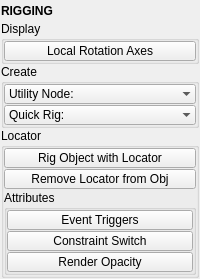
<?xml version="1.0" encoding="UTF-8"?>
<ui version="4.0">
 <class>QtUi</class>
 <widget class="QMainWindow" name="QtUi">
  <property name="enabled">
   <bool>true</bool>
  </property>
  <property name="geometry">
   <rect>
    <x>0</x>
    <y>0</y>
    <width>200</width>
    <height>267</height>
   </rect>
  </property>
  <property name="toolTip">
   <string>Global Display Scale:  Joints</string>
  </property>
  <property name="tabShape">
   <enum>QTabWidget::Triangular</enum>
  </property>
  <property name="dockNestingEnabled">
   <bool>true</bool>
  </property>
  <property name="dockOptions">
   <set>QMainWindow::AllowNestedDocks|QMainWindow::AllowTabbedDocks|QMainWindow::AnimatedDocks|QMainWindow::ForceTabbedDocks</set>
  </property>
  <widget class="QWidget" name="central_widget">
   <property name="minimumSize">
    <size>
     <width>200</width>
     <height>0</height>
    </size>
   </property>
   <layout class="QVBoxLayout" name="verticalLayout_2">
    <property name="leftMargin">
     <number>1</number>
    </property>
    <property name="topMargin">
     <number>1</number>
    </property>
    <property name="rightMargin">
     <number>1</number>
    </property>
    <property name="bottomMargin">
     <number>1</number>
    </property>
    <item>
     <layout class="QVBoxLayout" name="verticalLayout">
      <property name="spacing">
       <number>0</number>
      </property>
      <item>
       <widget class="Header" name="header">
        <property name="minimumSize">
         <size>
          <width>0</width>
          <height>20</height>
         </size>
        </property>
        <property name="maximumSize">
         <size>
          <width>16777215</width>
          <height>20</height>
         </size>
        </property>
        <property name="font">
         <font>
          <weight>75</weight>
          <bold>true</bold>
         </font>
        </property>
        <property name="text">
         <string>RIGGING</string>
        </property>
       </widget>
      </item>
      <item>
       <widget class="QGroupBox" name="display">
        <property name="title">
         <string>Display</string>
        </property>
        <layout class="QVBoxLayout" name="verticalLayout_4">
         <property name="spacing">
          <number>1</number>
         </property>
         <property name="leftMargin">
          <number>0</number>
         </property>
         <property name="topMargin">
          <number>0</number>
         </property>
         <property name="rightMargin">
          <number>0</number>
         </property>
         <property name="bottomMargin">
          <number>0</number>
         </property>
         <item>
          <widget class="PushButton" name="tb000">
           <property name="minimumSize">
            <size>
             <width>0</width>
             <height>20</height>
            </size>
           </property>
           <property name="maximumSize">
            <size>
             <width>16777215</width>
             <height>20</height>
            </size>
           </property>
           <property name="toolTip">
            <string>Toggle local rotation axis visiblitiy for all joint objects.</string>
           </property>
           <property name="text">
            <string>Local Rotation Axes</string>
           </property>
           <property name="checkable">
            <bool>false</bool>
           </property>
          </widget>
         </item>
        </layout>
       </widget>
      </item>
      <item>
       <widget class="QGroupBox" name="create">
        <property name="title">
         <string>Create</string>
        </property>
        <layout class="QVBoxLayout" name="verticalLayout_3">
         <property name="spacing">
          <number>1</number>
         </property>
         <property name="leftMargin">
          <number>0</number>
         </property>
         <property name="topMargin">
          <number>0</number>
         </property>
         <property name="rightMargin">
          <number>0</number>
         </property>
         <property name="bottomMargin">
          <number>0</number>
         </property>
         <item>
          <widget class="ComboBox" name="cmb001">
           <property name="minimumSize">
            <size>
             <width>0</width>
             <height>20</height>
            </size>
           </property>
           <property name="maximumSize">
            <size>
             <width>16777215</width>
             <height>20</height>
            </size>
           </property>
           <property name="sizeAdjustPolicy">
            <enum>QComboBox::AdjustToContents</enum>
           </property>
           <property name="frame">
            <bool>false</bool>
           </property>
           <item>
            <property name="text">
             <string>Utility Node:</string>
            </property>
           </item>
          </widget>
         </item>
         <item>
          <widget class="ComboBox" name="cmb002">
           <property name="minimumSize">
            <size>
             <width>0</width>
             <height>20</height>
            </size>
           </property>
           <property name="maximumSize">
            <size>
             <width>16777215</width>
             <height>20</height>
            </size>
           </property>
           <property name="sizeAdjustPolicy">
            <enum>QComboBox::AdjustToContents</enum>
           </property>
           <property name="frame">
            <bool>false</bool>
           </property>
           <item>
            <property name="text">
             <string>Quick Rig:</string>
            </property>
           </item>
          </widget>
         </item>
        </layout>
       </widget>
      </item>
      <item>
       <widget class="QGroupBox" name="locator">
        <property name="title">
         <string>Locator</string>
        </property>
        <layout class="QVBoxLayout" name="verticalLayout_5">
         <property name="spacing">
          <number>1</number>
         </property>
         <property name="leftMargin">
          <number>0</number>
         </property>
         <property name="topMargin">
          <number>0</number>
         </property>
         <property name="rightMargin">
          <number>0</number>
         </property>
         <property name="bottomMargin">
          <number>0</number>
         </property>
         <item>
          <widget class="PushButton" name="tb003">
           <property name="minimumSize">
            <size>
             <width>0</width>
             <height>20</height>
            </size>
           </property>
           <property name="maximumSize">
            <size>
             <width>16777215</width>
             <height>20</height>
            </size>
           </property>
           <property name="toolTip">
            <string>&lt;html&gt;&lt;head/&gt;&lt;body&gt;&lt;p&gt;Create locators with the same transforms as any selected object(s).&lt;/p&gt;&lt;p&gt;If there are vertices selected it will create a locator at the center of the selected vertices combined bounding box.&lt;/p&gt;&lt;/body&gt;&lt;/html&gt;</string>
           </property>
           <property name="text">
            <string>Rig Object with Locator</string>
           </property>
           <property name="checkable">
            <bool>false</bool>
           </property>
          </widget>
         </item>
         <item>
          <widget class="QPushButton" name="b003">
           <property name="minimumSize">
            <size>
             <width>0</width>
             <height>20</height>
            </size>
           </property>
           <property name="maximumSize">
            <size>
             <width>16777215</width>
             <height>20</height>
            </size>
           </property>
           <property name="toolTip">
            <string>Remove locators from the selected object(s).</string>
           </property>
           <property name="text">
            <string>Remove Locator from Obj</string>
           </property>
           <property name="checkable">
            <bool>false</bool>
           </property>
          </widget>
         </item>
         <item>
          <widget class="QGroupBox" name="constraints">
           <property name="title">
            <string>Attributes</string>
           </property>
           <layout class="QGridLayout" name="gridLayout">
            <property name="leftMargin">
             <number>0</number>
            </property>
            <property name="topMargin">
             <number>0</number>
            </property>
            <property name="rightMargin">
             <number>0</number>
            </property>
            <property name="bottomMargin">
             <number>0</number>
            </property>
            <property name="spacing">
             <number>1</number>
            </property>
            <item row="4" column="0" colspan="2">
             <widget class="PushButton" name="tb004">
              <property name="minimumSize">
               <size>
                <width>0</width>
                <height>20</height>
               </size>
              </property>
              <property name="maximumSize">
               <size>
                <width>16777215</width>
                <height>20</height>
               </size>
              </property>
              <property name="toolTip">
               <string>Create a render opacity controller for selected objects.

Use the option box to choose Material, Attribute, or Remove mode.</string>
              </property>
              <property name="text">
               <string>Render Opacity</string>
              </property>
             </widget>
            </item>
            <item row="2" column="0" colspan="2">
             <widget class="PushButton" name="tb001">
              <property name="minimumSize">
               <size>
                <width>0</width>
                <height>20</height>
               </size>
              </property>
              <property name="maximumSize">
               <size>
                <width>16777215</width>
                <height>20</height>
               </size>
              </property>
              <property name="palette">
               <palette>
                <active>
                 <colorrole role="Highlight">
                  <brush brushstyle="SolidPattern">
                   <color alpha="255">
                    <red>80</red>
                    <green>138</green>
                    <blue>255</blue>
                   </color>
                  </brush>
                 </colorrole>
                </active>
                <inactive>
                 <colorrole role="Highlight">
                  <brush brushstyle="SolidPattern">
                   <color alpha="255">
                    <red>80</red>
                    <green>138</green>
                    <blue>255</blue>
                   </color>
                  </brush>
                 </colorrole>
                </inactive>
                <disabled>
                 <colorrole role="Highlight">
                  <brush brushstyle="SolidPattern">
                   <color alpha="255">
                    <red>51</red>
                    <green>153</green>
                    <blue>255</blue>
                   </color>
                  </brush>
                 </colorrole>
                </disabled>
               </palette>
              </property>
              <property name="toolTip">
               <string>Create a custom switch attribute on the constrained object to control its constraint.

Select a constraint node, then click to add a control attribute:
• 1 target: Boolean on/off toggle
• 2 targets: Enum snap or float blend (if Weighted enabled)
• 3+ targets: Enum dropdown for snapping between targets

Note: Overwrites any existing attribute with the same name.</string>
              </property>
              <property name="text">
               <string>Constraint Switch</string>
              </property>
              <property name="autoDefault">
               <bool>true</bool>
              </property>
              <property name="default">
               <bool>false</bool>
              </property>
              <property name="flat">
               <bool>false</bool>
              </property>
              <property name="bnabled" stdset="0">
               <bool>true</bool>
              </property>
             </widget>
            </item>
            <item row="1" column="0" colspan="2">
             <widget class="PushButton" name="tb002">
              <property name="minimumSize">
               <size>
                <width>0</width>
                <height>20</height>
               </size>
              </property>
              <property name="maximumSize">
               <size>
                <width>16777215</width>
                <height>20</height>
               </size>
              </property>
              <property name="toolTip">
               <string>Manage per-object event trigger attributes for game-engine export.

Create, add, remove, or bake keyable enum triggers that artists
can key on the timeline. Use the option box for mode and settings.</string>
              </property>
              <property name="text">
               <string>Event Triggers</string>
              </property>
             </widget>
            </item>
           </layout>
          </widget>
         </item>
        </layout>
       </widget>
      </item>
      <item>
       <spacer name="verticalSpacer">
        <property name="orientation">
         <enum>Qt::Vertical</enum>
        </property>
        <property name="sizeHint" stdset="0">
         <size>
          <width>0</width>
          <height>10</height>
         </size>
        </property>
       </spacer>
      </item>
     </layout>
    </item>
   </layout>
  </widget>
 </widget>
 <customwidgets>
  <customwidget>
   <class>Header</class>
   <extends>QLabel</extends>
   <header>uitk.widgets.header.Header.h</header>
  </customwidget>
  <customwidget>
   <class>PushButton</class>
   <extends>QPushButton</extends>
   <header>widgets.pushbutton.h</header>
  </customwidget>
  <customwidget>
   <class>ComboBox</class>
   <extends>QComboBox</extends>
   <header>uitk.widgets.comboBox.ComboBox.h</header>
  </customwidget>
 </customwidgets>
 <resources/>
 <connections/>
 <designerdata>
  <property name="gridDeltaX">
   <number>5</number>
  </property>
  <property name="gridDeltaY">
   <number>5</number>
  </property>
  <property name="gridSnapX">
   <bool>true</bool>
  </property>
  <property name="gridSnapY">
   <bool>true</bool>
  </property>
  <property name="gridVisible">
   <bool>true</bool>
  </property>
 </designerdata>
</ui>
